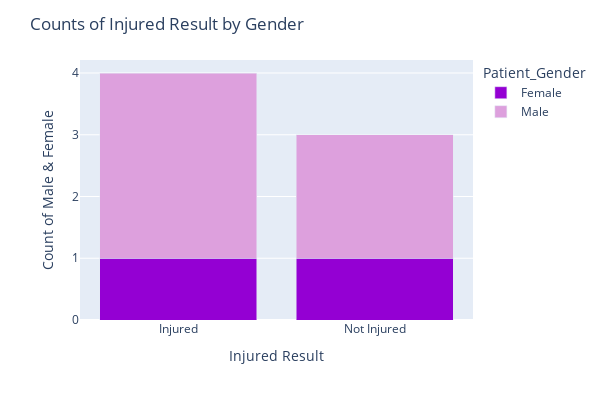

Write notebook code for a chart like this one.
### Code cell
# Create a stacked bar chart of the counts grouped by 'resultlabel' and 'Gender' using Plotly Express
fig = ex.bar(grouped_df_resultlabel_gender, x = 'Result', y = 'counts', color = 'Patient_Gender',
             barmode = 'stack', color_discrete_sequence=['darkviolet', 'plum'])

# Add title and axis labels
fig.update_layout(title = 'Counts of Injured Result by Gender')
fig.update_xaxes(title = 'Injured Result')
fig.update_yaxes(title = 'Count of Male & Female')

fig.update_layout(width=600, height=400)
# Display the chart using Graph Objects
fig.show()

### Figure 1 — Plotly figure (JSON) as saved in the notebook; plotly's stock layout.template omitted (floating-point values rounded to 4 significant figures)
{"data": [{"alignmentgroup": "True", "hovertemplate": "Patient_Gender=Female<br>Result=%{x}<br>counts=%{y}<extra></extra>", "legendgroup": "Female", "marker": {"color": "darkviolet", "pattern": {"shape": ""}}, "name": "Female", "offsetgroup": "Female", "orientation": "v", "showlegend": true, "textposition": "auto", "type": "bar", "x": ["Injured", "Not Injured"], "xaxis": "x", "y": [1, 1], "yaxis": "y"}, {"alignmentgroup": "True", "hovertemplate": "Patient_Gender=Male<br>Result=%{x}<br>counts=%{y}<extra></extra>", "legendgroup": "Male", "marker": {"color": "plum", "pattern": {"shape": ""}}, "name": "Male", "offsetgroup": "Male", "orientation": "v", "showlegend": true, "textposition": "auto", "type": "bar", "x": ["Injured", "Not Injured"], "xaxis": "x", "y": [3, 2], "yaxis": "y"}], "layout": {"barmode": "stack", "height": 400, "legend": {"title": {"text": "Patient_Gender"}, "tracegroupgap": 0}, "margin": {"t": 60}, "title": {"text": "Counts of Injured Result by Gender"}, "width": 600, "xaxis": {"anchor": "y", "domain": [0, 1], "title": {"text": "Injured Result"}}, "yaxis": {"anchor": "x", "domain": [0, 1], "title": {"text": "Count of Male & Female"}}}}
